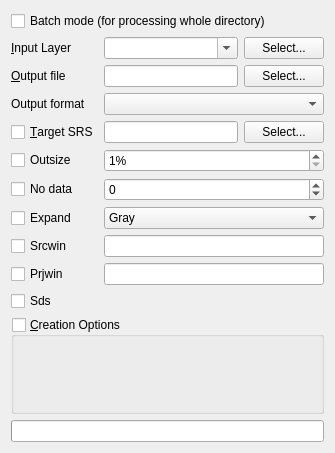
<?xml version="1.0" encoding="UTF-8"?>
<ui version="4.0">
 <class>GdalToolsWidget</class>
 <widget class="QWidget" name="GdalToolsWidget">
  <property name="geometry">
   <rect>
    <x>0</x>
    <y>0</y>
    <width>335</width>
    <height>453</height>
   </rect>
  </property>
  <property name="sizePolicy">
   <sizepolicy hsizetype="Expanding" vsizetype="Preferred">
    <horstretch>0</horstretch>
    <verstretch>0</verstretch>
   </sizepolicy>
  </property>
  <property name="windowTitle">
   <string>Translate</string>
  </property>
  <layout class="QVBoxLayout" name="verticalLayout_2">
   <item>
    <widget class="QCheckBox" name="batchCheck">
     <property name="text">
      <string>Batch mode (for processing whole directory)</string>
     </property>
    </widget>
   </item>
   <item>
    <layout class="QGridLayout" name="gridLayout">
     <item row="0" column="0">
      <widget class="QLabel" name="label_3">
       <property name="text">
        <string>&amp;Input Layer</string>
       </property>
       <property name="buddy">
        <cstring>inputLayerCombo</cstring>
       </property>
      </widget>
     </item>
     <item row="0" column="1">
      <layout class="QHBoxLayout" name="horizontalLayout_5">
       <item>
        <widget class="QComboBox" name="inputLayerCombo">
         <property name="sizePolicy">
          <sizepolicy hsizetype="Expanding" vsizetype="Fixed">
           <horstretch>0</horstretch>
           <verstretch>0</verstretch>
          </sizepolicy>
         </property>
         <property name="editable">
          <bool>true</bool>
         </property>
         <property name="insertPolicy">
          <enum>QComboBox::NoInsert</enum>
         </property>
        </widget>
       </item>
       <item>
        <widget class="QPushButton" name="selectInputFileButton">
         <property name="text">
          <string>Select...</string>
         </property>
        </widget>
       </item>
      </layout>
     </item>
     <item row="1" column="0">
      <widget class="QLabel" name="label_2">
       <property name="text">
        <string>&amp;Output file</string>
       </property>
       <property name="buddy">
        <cstring>selectOutputFileButton</cstring>
       </property>
      </widget>
     </item>
     <item row="1" column="1">
      <layout class="QHBoxLayout" name="horizontalLayout_2">
       <item>
        <widget class="QLineEdit" name="outputFileEdit">
         <property name="minimumSize">
          <size>
           <width>100</width>
           <height>0</height>
          </size>
         </property>
        </widget>
       </item>
       <item>
        <widget class="QPushButton" name="selectOutputFileButton">
         <property name="text">
          <string>Select...</string>
         </property>
        </widget>
       </item>
      </layout>
     </item>
     <item row="2" column="0">
      <widget class="QLabel" name="formatLabel">
       <property name="text">
        <string>Output format</string>
       </property>
      </widget>
     </item>
     <item row="2" column="1">
      <widget class="QComboBox" name="formatCombo">
       <property name="sizePolicy">
        <sizepolicy hsizetype="Expanding" vsizetype="Fixed">
         <horstretch>0</horstretch>
         <verstretch>0</verstretch>
        </sizepolicy>
       </property>
      </widget>
     </item>
     <item row="3" column="0">
      <widget class="QCheckBox" name="targetSRSCheck">
       <property name="text">
        <string>&amp;Target SRS</string>
       </property>
      </widget>
     </item>
     <item row="3" column="1">
      <layout class="QHBoxLayout" name="horizontalLayout">
       <item>
        <widget class="QLineEdit" name="targetSRSEdit">
         <property name="minimumSize">
          <size>
           <width>100</width>
           <height>0</height>
          </size>
         </property>
        </widget>
       </item>
       <item>
        <widget class="QPushButton" name="selectTargetSRSButton">
         <property name="text">
          <string>Select...</string>
         </property>
        </widget>
       </item>
      </layout>
     </item>
     <item row="4" column="0">
      <widget class="QCheckBox" name="outsizeCheck">
       <property name="maximumSize">
        <size>
         <width>100</width>
         <height>16777215</height>
        </size>
       </property>
       <property name="toolTip">
        <string>Percentage to resize image. This will change pixel size/image resolution accordingly: 25% will create an image with pixels 4x larger.</string>
       </property>
       <property name="text">
        <string>Outsize</string>
       </property>
      </widget>
     </item>
     <item row="4" column="1">
      <widget class="QSpinBox" name="outsizeSpin">
       <property name="sizePolicy">
        <sizepolicy hsizetype="Expanding" vsizetype="Fixed">
         <horstretch>0</horstretch>
         <verstretch>0</verstretch>
        </sizepolicy>
       </property>
       <property name="toolTip">
        <string>Percentage to resize image. This will change pixel size/image resolution accordingly: 25% will create an image with pixels 4x larger.</string>
       </property>
       <property name="suffix">
        <string>%</string>
       </property>
       <property name="minimum">
        <number>1</number>
       </property>
       <property name="maximum">
        <number>1000</number>
       </property>
      </widget>
     </item>
     <item row="5" column="0">
      <widget class="QCheckBox" name="nodataCheck">
       <property name="toolTip">
        <string>Assign a specified nodata value to output bands.</string>
       </property>
       <property name="text">
        <string>No data</string>
       </property>
      </widget>
     </item>
     <item row="6" column="0">
      <widget class="QCheckBox" name="expandCheck">
       <property name="toolTip">
        <string>To expose a dataset with 1 band with a color table as a dataset with 3 (RGB) or 4 (RGBA) bands. 
Useful for output drivers such as JPEG, JPEG2000, MrSID, ECW that don't support color indexed datasets. 
The 'gray' value (from GDAL 1.7.0) enables to expand a dataset with a color table that only contains gray levels to a gray indexed dataset.</string>
       </property>
       <property name="text">
        <string>Expand</string>
       </property>
      </widget>
     </item>
     <item row="6" column="1">
      <widget class="QComboBox" name="expandCombo">
       <property name="toolTip">
        <string>To expose a dataset with 1 band with a color table as a dataset with 3 (RGB) or 4 (RGBA) bands. 
Useful for output drivers such as JPEG, JPEG2000, MrSID, ECW that don't support color indexed datasets. 
The 'gray' value (from GDAL 1.7.0) enables to expand a dataset with a color table that only contains gray levels to a gray indexed dataset.</string>
       </property>
       <item>
        <property name="text">
         <string>Gray</string>
        </property>
       </item>
       <item>
        <property name="text">
         <string>RGB</string>
        </property>
       </item>
       <item>
        <property name="text">
         <string>RGBA</string>
        </property>
       </item>
      </widget>
     </item>
     <item row="7" column="0">
      <widget class="QCheckBox" name="srcwinCheck">
       <property name="toolTip">
        <string>Selects a subwindow from the source image for copying based on pixel/line location. (Enter Xoff Yoff Xsize Ysize)</string>
       </property>
       <property name="text">
        <string>Srcwin</string>
       </property>
      </widget>
     </item>
     <item row="7" column="1">
      <widget class="QLineEdit" name="srcwinEdit">
       <property name="toolTip">
        <string>Selects a subwindow from the source image for copying based on pixel/line location. (Enter Xoff Yoff Xsize Ysize)</string>
       </property>
      </widget>
     </item>
     <item row="8" column="0">
      <widget class="QCheckBox" name="prjwinCheck">
       <property name="toolTip">
        <string>Selects a subwindow from the source image for copying (like -srcwin) but with the corners given in georeferenced coordinates. (Enter ulx uly lrx lry)</string>
       </property>
       <property name="text">
        <string>Prjwin</string>
       </property>
      </widget>
     </item>
     <item row="8" column="1">
      <widget class="QLineEdit" name="prjwinEdit">
       <property name="toolTip">
        <string>Selects a subwindow from the source image for copying (like -srcwin) but with the corners given in georeferenced coordinates. (Enter ulx uly lrx lry)</string>
       </property>
      </widget>
     </item>
     <item row="9" column="0">
      <widget class="QCheckBox" name="sdsCheck">
       <property name="toolTip">
        <string>Copy all subdatasets of this file to individual output files. Use with formats like HDF or OGDI that have subdatasets.</string>
       </property>
       <property name="text">
        <string>Sds</string>
       </property>
      </widget>
     </item>
     <item row="5" column="1">
      <widget class="QSpinBox" name="nodataSpin">
       <property name="sizePolicy">
        <sizepolicy hsizetype="Expanding" vsizetype="Fixed">
         <horstretch>0</horstretch>
         <verstretch>0</verstretch>
        </sizepolicy>
       </property>
       <property name="toolTip">
        <string>Assign a specified nodata value to output bands.</string>
       </property>
       <property name="minimum">
        <number>-999999999</number>
       </property>
       <property name="maximum">
        <number>999999999</number>
       </property>
      </widget>
     </item>
    </layout>
   </item>
   <item>
    <widget class="QGroupBox" name="creationGroupBox">
     <property name="title">
      <string>&amp;Creation Options</string>
     </property>
     <property name="checkable">
      <bool>true</bool>
     </property>
     <property name="checked">
      <bool>false</bool>
     </property>
     <layout class="QVBoxLayout" name="verticalLayout">
      <property name="bottomMargin">
       <number>0</number>
      </property>
      <item>
       <widget class="GdalToolsOptionsTable" name="creationOptionsTable" native="true"/>
      </item>
     </layout>
    </widget>
   </item>
   <item>
    <widget class="QProgressBar" name="progressBar"/>
   </item>
  </layout>
 </widget>
 <customwidgets>
  <customwidget>
   <class>GdalToolsOptionsTable</class>
   <extends>QWidget</extends>
   <header>optionsTable</header>
   <container>1</container>
  </customwidget>
 </customwidgets>
 <resources/>
 <connections/>
</ui>
